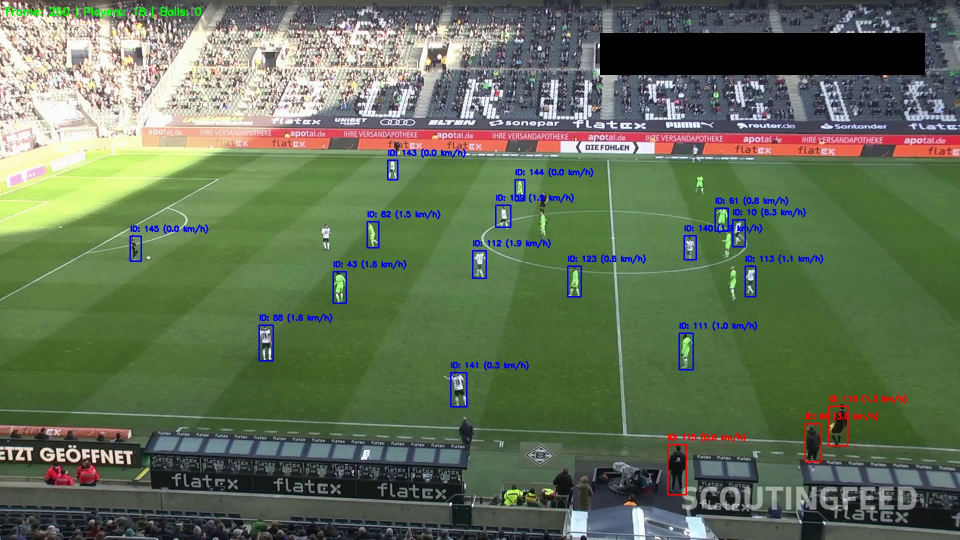
#> input picture uploads/thumbnail_2.jpg, 1920 x 1080 px (shown at 1/2 size)
$ python -i perspective.py   (imports and definitions only)
#> lines starting #> are read from the running program, lines starting #| are printed output that depends on the picture
#> further down, picture is the input picture: shape (1080, 1920, 3); mean B, G, R 87.5, 113, 98.7
import cv2
import numpy as np
import matplotlib.pyplot as plt

class PerspectiveTransformer:
    def __init__(self, field_width=105, field_height=68):
        """
        Initialize the perspective transformer

        Args:
            field_width: Width of the football field in meters
            field_height: Height of the football field in meters
        """
        self.field_width = field_width
        self.field_height = field_height
        self.perspective_matrix = None
        self.field_points = None
        self.image_points = None

    # [44 lines left out: functions set_field_points, transform_point, not called in this run]

    def estimate_field_points_from_lines(self, frame):
        """
        Estimate field points from detected lines in the frame

        Args:
            frame: Input frame

        Returns:
            field_points: Estimated field points
        """
        # Convert to grayscale
        gray = cv2.cvtColor(frame, cv2.COLOR_BGR2GRAY)
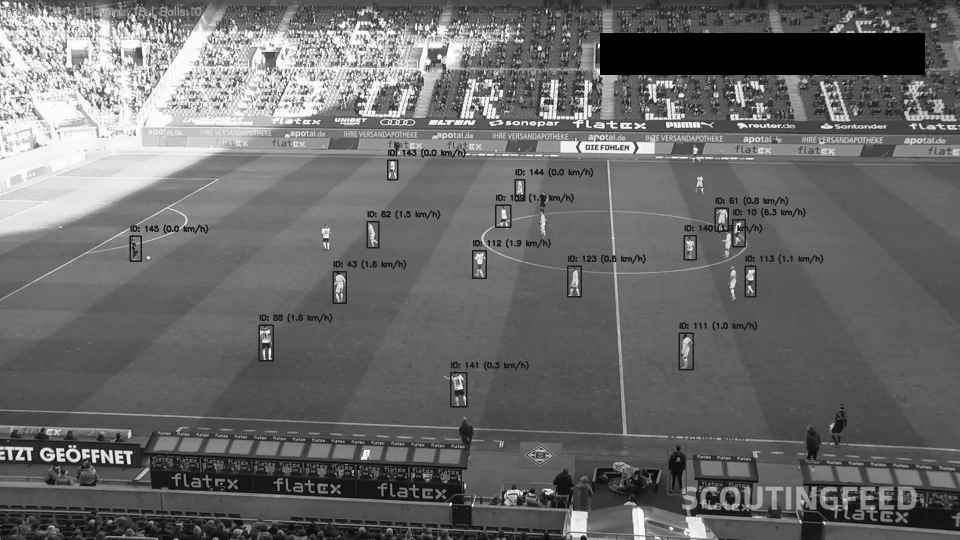
#> gray: shape (1080, 1920) (shown at 1/2 size); min 0, max 255, mean 105.8

        # Apply Canny edge detection
        edges = cv2.Canny(gray, 50, 150, apertureSize=3)
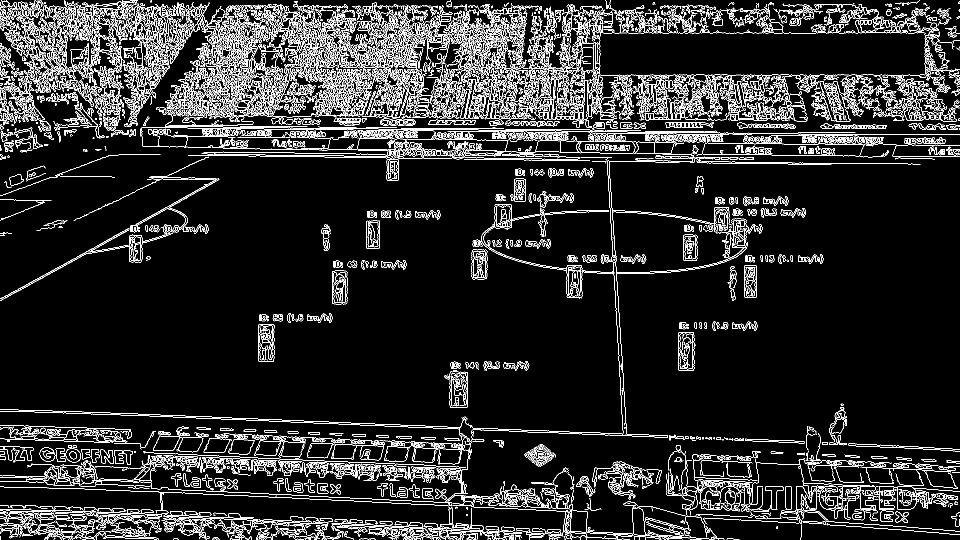
#> edges: shape (1080, 1920) (shown at 1/2 size); 10.2% white in thin lines or dots

        # Apply Hough transform to detect lines
        lines = cv2.HoughLinesP(edges, 1, np.pi/180, 100, minLineLength=100, maxLineGap=10)
#> lines = 565 rows, first 6: [513, 177, 628, 177], [893, 65, 1048, 65], [417, 83, 840, 120], [526, 150, 862, 150], [342, 172, 715, 172], [327, 227, 609, 217]

        # This is a simplified implementation - a real one would need more complex
        # line processing to identify field boundaries correctly
        # For demonstration, we'll just return the image corners
        h, w = frame.shape[:2]
#> h = 1080; w = 1920
        field_points = np.array([
            [0, 0],
            [w, 0],
            [w, h],
            [0, h]
        ], dtype=np.float32)

        return field_points

    # [32 lines left out: function visualize_transformation, not called in this run]

>>> import cv2
>>> picture = cv2.imread('uploads/thumbnail_2.jpg')
>>> result = PerspectiveTransformer().estimate_field_points_from_lines(picture)
#> result = [[0, 0], [1920, 0], [1920, 1080], [0, 1080]]
